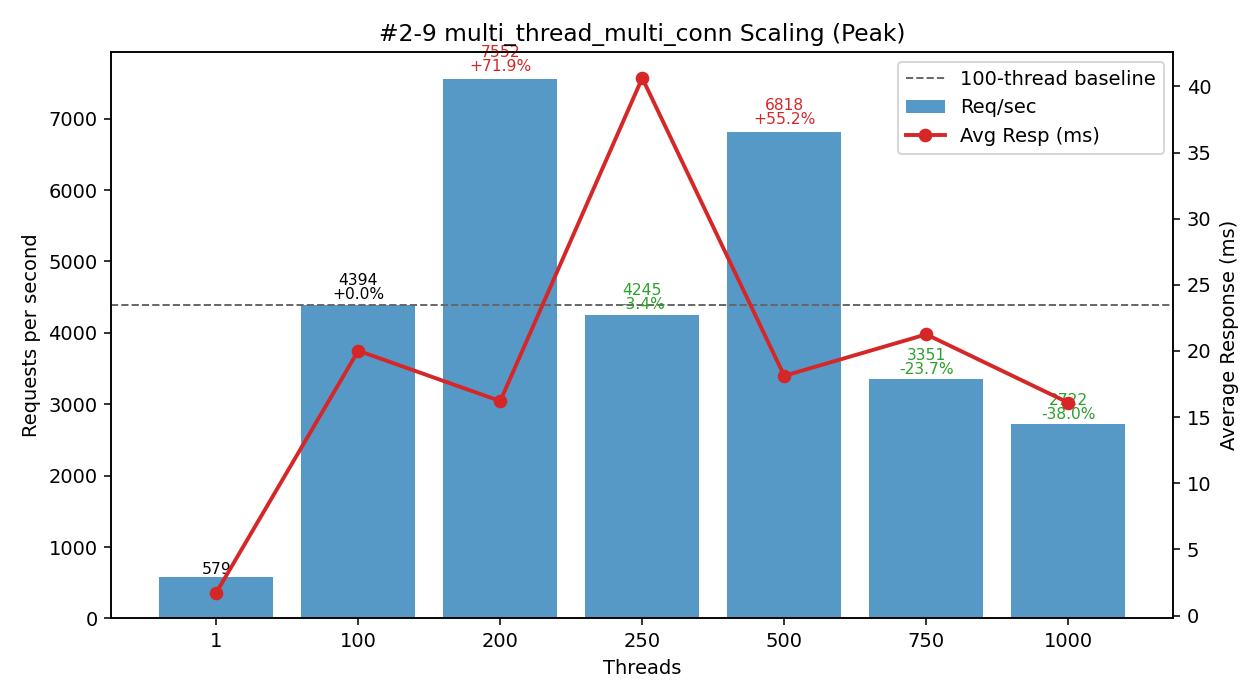

Write Python code to recreate this figure.
#!/usr/bin/env python3
"""
Plot multi_thread_multi_conn performance (#2-9 TiDB IDC Peak dataset) - Threads vs Req/sec and Avg Latency.

Dataset provided (multi_thread_multi_conn rows extracted):
 Threads | RPS      | Avg_ms
      1  |   578.83 |  1.726
    100  |  4393.69 | 20.017
    200  |  7551.51 | 16.210
    250  |  4245.05 | 40.635
    500  |  6817.61 | 18.119
    750  |  3351.33 | 21.254
   1000  |  2722.31 | 16.092

Template features:
 - DATA constant (threads, req_per_sec, avg_resp_ms, total_time_s placeholder=0 for unknown exact)
 - ASCII table: Threads | Req/sec | Avg_ms | Req/sec/Thread | ΔRPS_vs100%
 - 100-thread baseline (dashed line + per-bar delta annotations for >=100 threads)
 - Dual-axis matplotlib (bars=RPS, line=latency)
 - Observations / recommendations (English) + concise analysis notes (Chinese) – kept English only in plot text.

Output: #2-9.png
"""
from __future__ import annotations

# (threads, req_per_sec, avg_resp_ms, total_time_s)
DATA = [
    (1,     578.83,  1.726, 0.0),
    (100,  4393.69, 20.017, 0.0),
    (200,  7551.51, 16.210, 0.0),
    (250,  4245.05, 40.635, 0.0),
    (500,  6817.61, 18.119, 0.0),
    (750,  3351.33, 21.254, 0.0),
    (1000, 2722.31, 16.092, 0.0),
]

PNG_NAME = "#2-9.png"


def analyze(data):
    peak = max(data, key=lambda r: r[1])
    efficiencies = [(t, rps / t) for t, rps, *_ in data if t > 1]
    best_eff = max(efficiencies, key=lambda x: x[1]) if efficiencies else None
    base100 = next((r for r in data if r[0] == 100), None)
    scaling = []
    if base100:
        base_rps = base100[1]
        for t, rps, *_ in data:
            if t >= 100:
                scaling.append((t, rps / base_rps))
    return {"peak": peak, "best_eff": best_eff, "scaling": scaling}


def ascii_table(data):
    base = next((r[1] for r in data if r[0] == 100), None)
    headers = ["Threads", "Req/sec", "Avg_ms", "Req/sec/Thread", "ΔRPS_vs100%"]
    rows = []
    for t, rps, avg_ms, _ in data:
        eff = rps / t
        delta_pct = (rps - base) / base * 100.0 if base and t != 100 else 0.0
        rows.append((t, rps, avg_ms, eff, delta_pct))
    col_widths = []
    for i, h in enumerate(headers):
        max_content = max(len(f"{row[i]:.2f}" if isinstance(row[i], float) else str(row[i])) for row in rows)
        col_widths.append(max(len(h), max_content))

    def fmt(val, i):
        return (f"{val:.2f}" if isinstance(val, float) else str(val)).rjust(col_widths[i])

    lines = [
        " | ".join(headers[i].ljust(col_widths[i]) for i in range(len(headers))),
        "-+-".join('-'*w for w in col_widths)
    ]
    for row in rows:
        lines.append(" | ".join(fmt(row[i], i) for i in range(len(headers))))
    return "\n".join(lines)


def make_plot(data):
    try:
        import matplotlib.pyplot as plt
    except Exception:  # pragma: no cover
        print("[WARN] matplotlib not available, skipping PNG generation.")
        print("Install with: pip install matplotlib")
        return False

    threads = [r[0] for r in data]
    rps = [r[1] for r in data]
    avg_ms = [r[2] for r in data]

    fig, ax1 = plt.subplots(figsize=(9, 5))
    bars = ax1.bar([str(t) for t in threads], rps, color="#1f77b4", alpha=0.75, label="Req/sec")
    ax1.set_xlabel("Threads")
    ax1.set_ylabel("Requests per second")
    ax1.set_title("#2-9 multi_thread_multi_conn Scaling (Peak)")

    ax2 = ax1.twinx()
    ax2.plot([str(t) for t in threads], avg_ms, color="#d62728", marker="o", linewidth=2, label="Avg Resp (ms)")
    ax2.set_ylabel("Average Response (ms)")

    base_rps = next((r[1] for r in data if r[0] == 100), None)
    if base_rps:
        ax1.axhline(base_rps, color='#666', linestyle='--', linewidth=1, label='100-thread baseline')

    for b, (t, val) in zip(bars, [(r[0], r[1]) for r in data]):
        if base_rps and t >= 100:
            delta_pct = (val - base_rps) / base_rps * 100.0
            delta_str = f"{delta_pct:+.1f}%" if t != 100 else "+0.0%"
            color = '#000' if t == 100 else ('#d62728' if delta_pct > 0 else '#2ca02c')
            ax1.text(b.get_x()+b.get_width()/2, b.get_height()*1.01,
                     f"{val:.0f}\n{delta_str}", ha='center', va='bottom', fontsize=8, color=color, linespacing=0.9)
        else:
            ax1.text(b.get_x()+b.get_width()/2, b.get_height()*1.01,
                     f"{val:.0f}", ha='center', va='bottom', fontsize=8)

    lines, labels = [], []
    for ax in (ax1, ax2):
        L = ax.get_legend_handles_labels()
        lines.extend(L[0]); labels.extend(L[1])
    ax1.legend(lines, labels, loc='upper right')

    fig.tight_layout()
    fig.savefig(PNG_NAME, dpi=140)
    print(f"[OK] Saved plot -> {PNG_NAME}")
    return True


def main():
    print("#2-9 multi_thread_multi_conn dataset:")
    print(ascii_table(DATA))
    results = analyze(DATA)
    peak_threads, peak_rps, peak_avg, _ = results["peak"]
    print(f"\nPeak throughput at {peak_threads} threads: {peak_rps:.2f} req/sec (avg {peak_avg:.3f} ms)")
    if results["best_eff"]:
        t, eff = results["best_eff"]
        print(f"Best per-thread efficiency (t>1) at {t} threads: {eff:.2f} req/sec/thread")
    if results["scaling"]:
        print("\nScaling vs 100-thread baseline (>=100 threads):")
        for t, ratio in results["scaling"]:
            pct = (ratio - 1) * 100
            sign = "+" if pct >= 0 else ""
            print(f"  {t:>4} threads: {ratio*100:5.1f}% of baseline ({sign}{pct:.2f}%)")

    base_rps = next((r[1] for r in DATA if r[0] == 100), None)
    # Pre-calc deltas
    r = {t: rps for t, rps, *_ in DATA}
    def d(t):
        return (r[t] - base_rps)/base_rps*100 if base_rps and t != 100 else 0.0

    print("\nObservations:")
    print(" - Peak at {} threads ({:.2f} req/sec) = +{:.1f}% over 100-thread baseline ({:.2f})".format(peak_threads, peak_rps, (peak_rps/base_rps -1)*100 if base_rps else 0, base_rps))
    print(" - Unusual latency pattern: latency *drops* from 20.02 ms @100T to 16.21 ms @200T (while RPS +71.9%) suggesting improved batching or warmed caches under peak load")
    print(" - 500T remains high (6817.61 req/sec, {}{:.1f}%) with moderate latency 18.12 ms vs baseline".format('+' if d(500)>=0 else '', d(500)))
    print(" - 250T regression: 4245.05 (-{:.1f}% vs peak, {:+.1f}% vs baseline) with latency spike 40.64 ms".format((peak_rps-4245.05)/peak_rps*100, d(250)))
    print(" - 750T / 1000T show throughput decay ({} {:.0f} / {:.0f}) and modest latency (21.25 / 16.09 ms) indicating non-latency bottleneck (CPU saturation, internal contention)".format('RPS', r[750], r[1000]))
    print(" - Efficiency erosion: 43.94 (100T) -> 37.76 (200T peak) -> 17.0 (500T) -> 3.35 (1000T)")
    print(" - Recommendation: operate near 200T (peak) or 100T (efficiency). Investigate 250T latency spike (lock / GC / region hotspot). Validate 500T sustained behavior before production use.")
    print("\n摘要 (繁體中文):")
    print(" - 峰值 200T (RPS +{:.1f}% vs 100T, 延遲下降) 顯示高併發下效能最佳".format((r[200]/base_rps -1)*100))
    print(" - 250T 延遲突增 (40ms) RPS 回落 需檢視鎖/排程/GC 指標")
    print(" - 500T 維持高 RPS (+{:.1f}%) 可作為次高併發選項".format(d(500)))
    print(" - >500T 產能下滑 建議聚焦優化前 200~500T 區間")

    make_plot(DATA)


if __name__ == "__main__":
    main()
